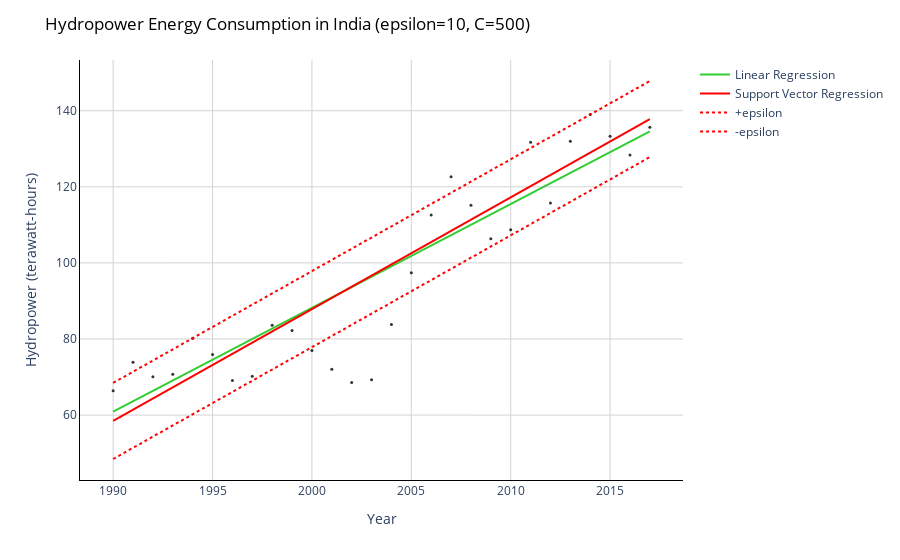

Notebook code cell kept with this figure:
### Code cell
# Create a scatter plot
fig = px.scatter(df, x=df['Year'], y=df['Hydropower (terawatt-hours)'], 
                 opacity=0.8, color_discrete_sequence=['black'])
# Add a best-fit line
fig.add_traces(go.Scatter(x=x_range, y=y_lr, name='Linear Regression', line=dict(color='limegreen')))
fig.add_traces(go.Scatter(x=x_range, y=y_svr, name='Support Vector Regression', line=dict(color='red')))
fig.add_traces(go.Scatter(x=x_range, y=y_svr+10, name='+epsilon', line=dict(color='red', dash='dot')))
fig.add_traces(go.Scatter(x=x_range, y=y_svr-10, name='-epsilon', line=dict(color='red', dash='dot')))

# Change chart background color
fig.update_layout(dict(plot_bgcolor = 'white'))

# Update axes lines
fig.update_xaxes(showgrid=True, gridwidth=1, gridcolor='lightgrey', 
                 zeroline=True, zerolinewidth=1, zerolinecolor='lightgrey', 
                 showline=True, linewidth=1, linecolor='black')

fig.update_yaxes(showgrid=True, gridwidth=1, gridcolor='lightgrey', 
                 zeroline=True, zerolinewidth=1, zerolinecolor='lightgrey', 
                 showline=True, linewidth=1, linecolor='black')

# Set figure title
fig.update_layout(title=dict(text="Hydropower Energy Consumption in India (epsilon=10, C=500)", 
                             font=dict(color='black')))

# Update marker size
fig.update_traces(marker=dict(size=3))

fig.show()
